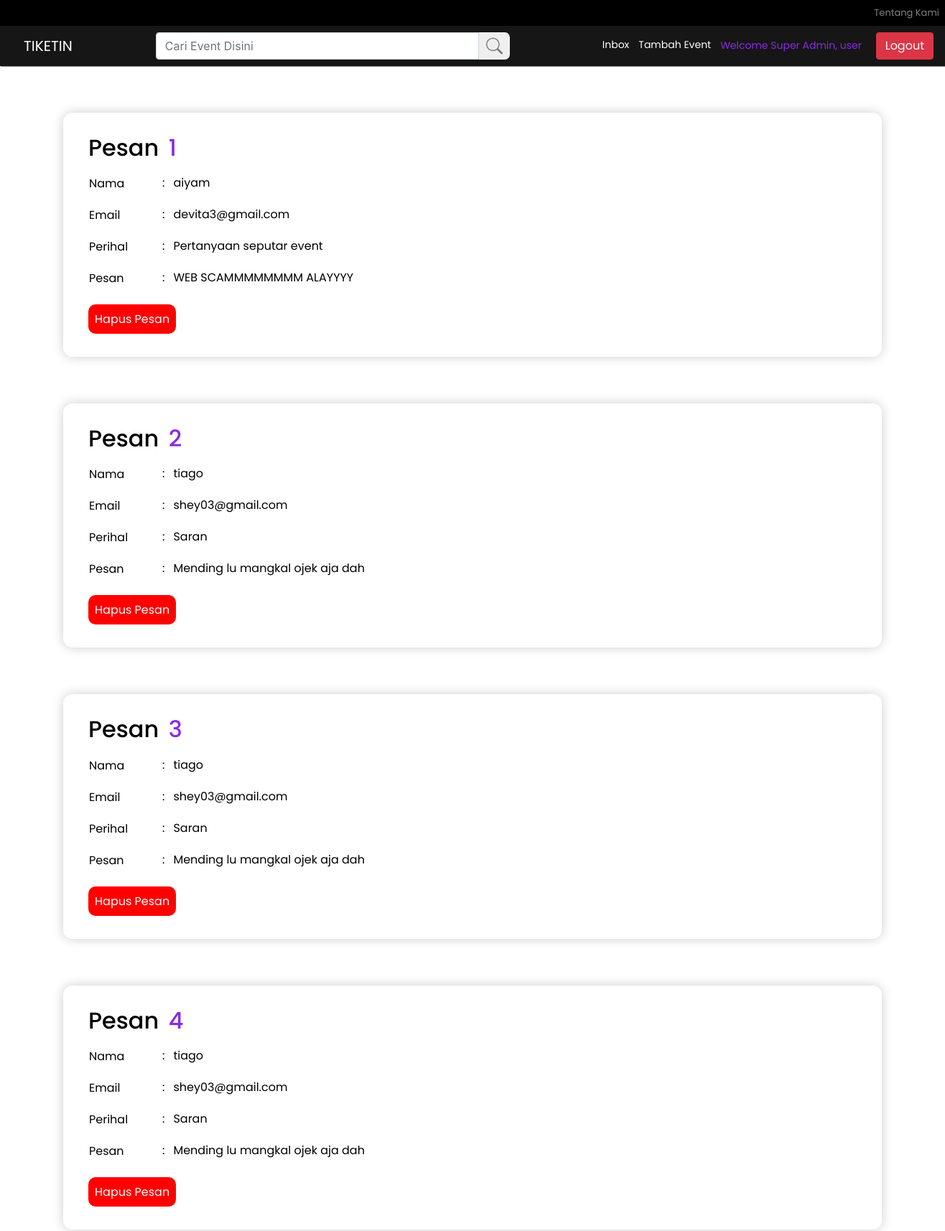
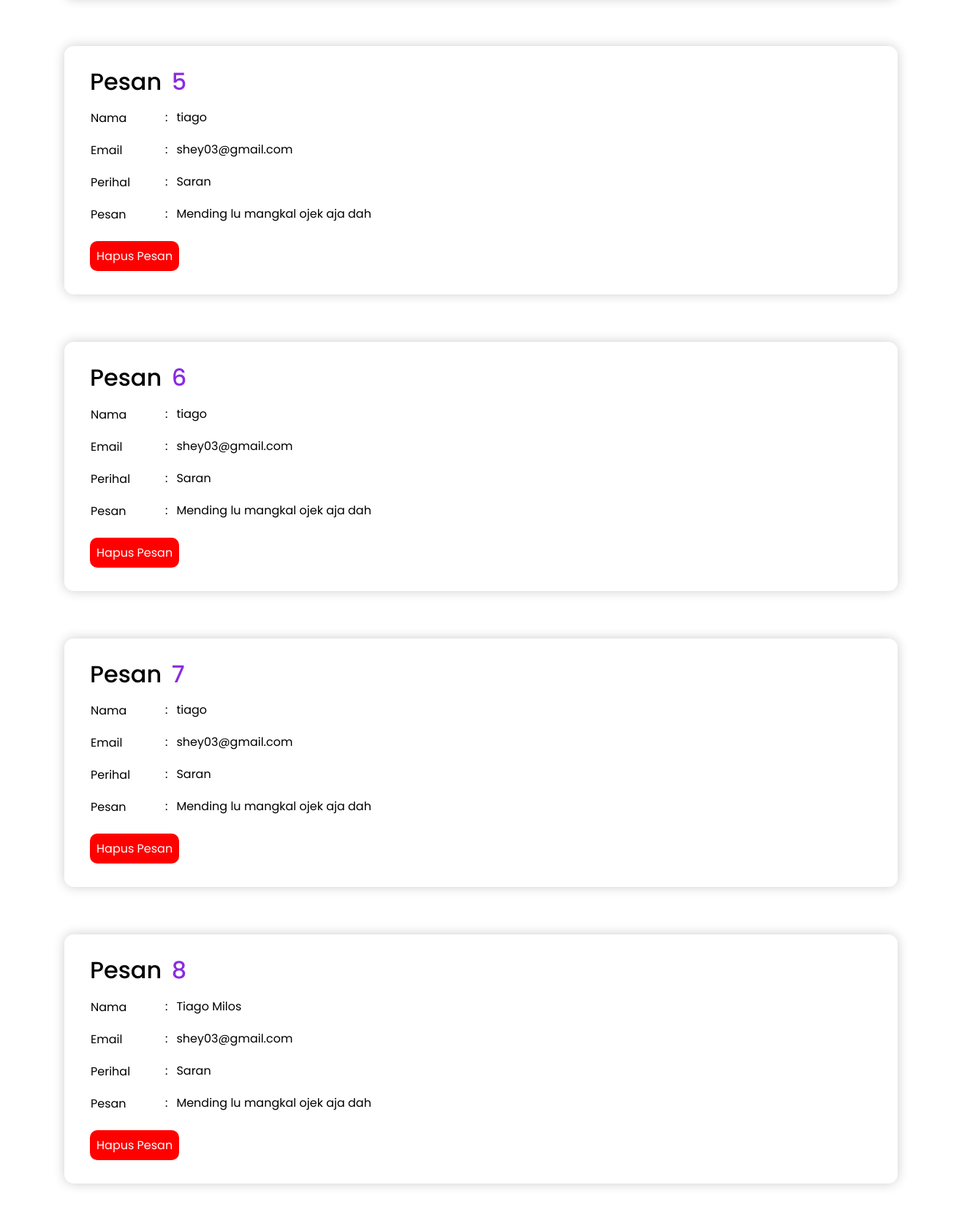
Page /inboxsuperadmin.php (signed in, upper part) on the committed database (2 pictures, top to bottom).
### tables this page shows
CREATE TABLE `contactus` (
  `id` int(11) NOT NULL,
  `nama` varchar(30) NOT NULL,
  `email` varchar(40) NOT NULL,
  `perihal` varchar(30) NOT NULL,
  `pesan` varchar(500) NOT NULL
);

### inboxsuperadmin.php (the view, shortened to what this page needs)
<!doctype html>
<html lang="en">
<head>
    <link rel="stylesheet" href="style.css">
    <link rel="stylesheet" href="https://cdn.jsdelivr.net/npm/bootstrap@4.6.2/dist/css/bootstrap.min.css">
</head>
<body>
    <nav class="navbar navbar-expand-lg navbar-dark" style="background-color: black; padding: 0px;">
        <div class="collapse navbar-collapse" id="navbarNavAltMarkup">
            <div class="navbar-nav ml-auto " style="font-family: Poppins; font-size:13px; color:white;">
                <a class="nav-link" href="#aboutus">Tentang Kami</a>
            </div>
        </div>
    </nav>
    <div class="editnav">
        <nav class="navbar navbar-expand-lg navbar-dark ">
            <a class="navbar-brand" href="homesessionsuperadmin.php" style="color:white ; font-family:Poppins;">TIKETIN</a>
            <div class="collapse navbar-collapse" id="navbarNavAltMarkup">
                <div class="navbar-nav mr-auto">
                    <li class="nav-item" style="margin-left: 100px;">
                        <form class="form-inline" action="searcheventsuperadmin.php" method="POST">
                            <input class="form-control mr-sm-0" type="text" name="search" placeholder="Cari Event Disini" aria-label="Search" style="border-top-right-radius: 0px ; border-bottom-right-radius: 0px; margin-right: 0px; width: 450px;">
                            <button type="submit" style="border-top-right-radius: 7px; border-bottom-right-radius: 7px;
                    padding-top: 7px; padding-left: 10px; padding-right: 10px; padding-bottom: 7px; border:none; margin-left: 0px;display:flex"><svg xmlns="http://www.w3.org/2000/svg" width="23" height="24" fill="gray" class="bi bi-search" viewBox="0 0 16 16">
                                    <path d="M11.742 10.344a6.5 6.5 0 1 0-1.397 1.398h-.001c.03.04.062.078.098.115l3.85 3.85a1 1 0 0 0 1.415-1.414l-3.85-3.85a1.007 1.007 0 0 0-.115-.1zM12 6.5a5.5 5.5 0 1 1-11 0 5.5 5.5 0 0 1 11 0z" />
                                </svg></button>
                        </form>
                </div>
                <div class="navbar-nav ml-auto" style="font-family: Poppins;font-size:14px;">
                    <a href="inboxsuperadmin.php" style="margin-right: 13px;margin-top:7px;text-decoration:none; color:white;">Inbox </a>
                    <a href="tambahevent.php" style="margin-right: 13px;margin-top:7px;text-decoration:none; color:white;">Tambah Event </a>
                    <span style="color:blueviolet;"> Welcome Super Admin,
                        <?php
                        echo $_SESSION['username'];
                        ?>
                        <a class="btn btn-danger" style="margin-left: 16px;" href="logout.php" role="button">Logout</a>
                    </span>
                </div>
            </div>
        </nav>
    </div>
    <section>
        <?php
        $angka = 0;
        include 'konek.php';
        $query = mysqli_query($konek, "select * from contactus");
        while ($data = mysqli_fetch_array($query)) {
            $angka = $angka + 1; ?>
            <div class="editlihattiket container" style="display: flex;">
                <div class="formleft container" style="padding-left: 20px;padding-top:10px;margin-right:10px; padding-right:0px;padding-bottom:20px;">
                    <h2>Pesan <span style="margin-left: 5px; color:blueviolet;"> <?php echo $angka; ?></span> </h2>
                    <table>
                        <tr>
                            <td>
                                <label style="margin-top:10px;width:100px;" for="inputnama">Nama</label>
                            </td>
                            <td>:</td>
                            <td> <span style="margin-left: 10px;margin-bottom: 20px;"> <?php echo $data['nama']; ?></span></td>
                        </tr>
                        <tr>
                            <td>
                                <label style="margin-top:10px;width:100px;" for="inputnama">Email</label>
                            </td>
                            <td>:</td>
                            <td> <span style="margin-left: 10px;margin-bottom: 20px;"><?php echo $data['email']; ?></span></td>
                        </tr>
                        <tr>
                            <td>
                                <label style="margin-top:10px;width:100px;" for="inputperihal">Perihal </label>
                            </td>
                            <td>:</td>
                            <td> <span style="margin-left: 10px;margin-bottom: 20px;"> <?php echo $data['perihal']; ?></span></td>
                        </tr>
                        <tr>
                            <td>
                                <label style=" margin-top:10px;width:100px;" for="inputjumlah">Pesan</label>
                            </td>
                            <td>:</td>
                            <td> <span style="margin-left: 10px;margin-bottom: 20px; width :100px;margin-right:20px;"><?php echo $data['pesan']; ?> </span></td>
                        </tr>
                    </table>
                    <br>
                    <a href=hapusinboxadmin.php?id=<?php echo $data['id']; ?> style="text-decoration:none;padding:9px; font-size:16px;margin-left: 0px; background-color: red ; border-style:none; font-family: Poppins; color:white;border-radius:10px;">Hapus Pesan</a>
                </div>
            </div>
        <?php } ?>
    </section>
</body>
</html>

### style.css (style rules this page uses)
.navbar { background-color: rgb(22, 22, 22); }
.editnav { background-color: rgb(0, 0, 0); box-shadow: 1px 1px gray; }
.editlihattiket { margin-top: 65px; margin-left: 208px; margin-right:234px; padding: 20px; border-radius: 13px; font-family: Poppins; color: rgb(0, 0, 0); background-color: rgba(255, 255, 255, .15); backdrop-filter: blur(5px); box-shadow: 0 0 1rem 0 rgba(0, 0, 0, .2); }

### rows in the picture
contactus: nama "aiyam", email "devita3@gmail.com", perihal "Pertanyaan seputar event", pesan "WEB SCAMMMMMMMM ALAYYYY"
contactus: nama "tiago", email "shey03@gmail.com", perihal "Saran", pesan "Mending lu mangkal ojek aja dah"
contactus: nama "tiago", email "shey03@gmail.com", perihal "Saran", pesan "Mending lu mangkal ojek aja dah"
contactus: nama "tiago", email "shey03@gmail.com", perihal "Saran", pesan "Mending lu mangkal ojek aja dah"
contactus: nama "tiago", email "shey03@gmail.com", perihal "Saran", pesan "Mending lu mangkal ojek aja dah"
contactus: nama "tiago", email "shey03@gmail.com", perihal "Saran", pesan "Mending lu mangkal ojek aja dah"
contactus: nama "tiago", email "shey03@gmail.com", perihal "Saran", pesan "Mending lu mangkal ojek aja dah"
contactus: nama "Tiago Milos", email "shey03@gmail.com", perihal "Saran", pesan "Mending lu mangkal ojek aja dah"

### other values in the picture
$_SESSION['username'] "user"
